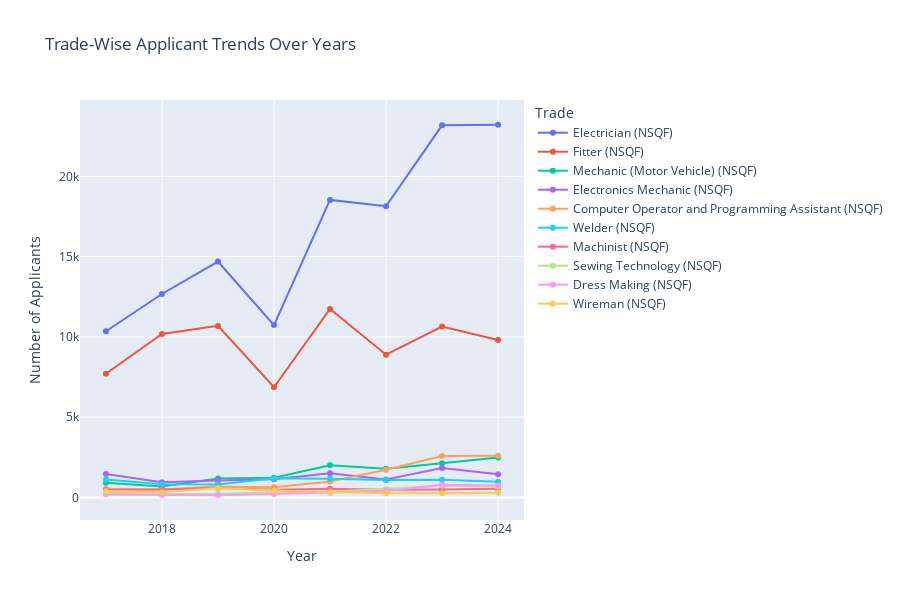

Source (notebook cell):
### Markdown cell above
## ranking trade graph

### Code cell
# Select top N trades
top_n = 10
top_trades = ranked_trade.head(top_n).set_index('Trade')

# Identify year columns
year_columns = [col for col in top_trades.columns if isinstance(col, int)]
years = sorted(year_columns)

# Create the figure
fig = go.Figure()

# Add a line for each trade
for trade in top_trades.index:
    fig.add_trace(go.Scatter(
        x=years,
        y=top_trades.loc[trade, years],
        mode='lines+markers',
        name=trade
    ))

# Customize layout
fig.update_layout(
    title="Trade-Wise Applicant Trends Over Years",
    xaxis_title="Year",
    yaxis_title="Number of Applicants",
    legend_title="Trade",
    height=600,
    hovermode="x unified"
)

#  Show the plot
fig.show()

### Figure 1 — Plotly figure (JSON) as saved in the notebook; plotly's stock layout.template omitted (floating-point values rounded to 4 significant figures)
{"data": [{"mode": "lines+markers", "name": "Electrician (NSQF)", "type": "scatter", "x": [2017, 2018, 2019, 2020, 2021, 2022, 2023, 2024], "y": [10351, 12673, 14690, 10735, 18532, 18134, 23179, 23215]}, {"mode": "lines+markers", "name": "Fitter (NSQF)", "type": "scatter", "x": [2017, 2018, 2019, 2020, 2021, 2022, 2023, 2024], "y": [7706, 10187, 10686, 6861, 11737, 8893, 10646, 9808]}, {"mode": "lines+markers", "name": "Mechanic (Motor Vehicle) (NSQF)", "type": "scatter", "x": [2017, 2018, 2019, 2020, 2021, 2022, 2023, 2024], "y": [908, 673, 1178, 1223, 2010, 1788, 2133, 2486]}, {"mode": "lines+markers", "name": "Electronics Mechanic (NSQF)", "type": "scatter", "x": [2017, 2018, 2019, 2020, 2021, 2022, 2023, 2024], "y": [1459, 952, 1052, 1135, 1507, 1114, 1838, 1446]}, {"mode": "lines+markers", "name": "Computer Operator and Programming Assistant (NSQF)", "type": "scatter", "x": [2017, 2018, 2019, 2020, 2021, 2022, 2023, 2024], "y": [499, 489, 674, 633, 997, 1722, 2579, 2591]}, {"mode": "lines+markers", "name": "Welder (NSQF)", "type": "scatter", "x": [2017, 2018, 2019, 2020, 2021, 2022, 2023, 2024], "y": [1109, 820, 812, 1194, 1166, 1079, 1096, 980]}, {"mode": "lines+markers", "name": "Machinist (NSQF)", "type": "scatter", "x": [2017, 2018, 2019, 2020, 2021, 2022, 2023, 2024], "y": [492, 486, 594, 484, 533, 474, 497, 535]}, {"mode": "lines+markers", "name": "Sewing Technology (NSQF)", "type": "scatter", "x": [2017, 2018, 2019, 2020, 2021, 2022, 2023, 2024], "y": [289, 218, 207, 329, 353, 523, 722, 665]}, {"mode": "lines+markers", "name": "Dress Making (NSQF)", "type": "scatter", "x": [2017, 2018, 2019, 2020, 2021, 2022, 2023, 2024], "y": [185, 147, 135, 214, 297, 404, 787, 735]}, {"mode": "lines+markers", "name": "Wireman (NSQF)", "type": "scatter", "x": [2017, 2018, 2019, 2020, 2021, 2022, 2023, 2024], "y": [383, 316, 590, 427, 333, 266, 264, 283]}], "layout": {"height": 600, "hovermode": "x unified", "legend": {"title": {"text": "Trade"}}, "title": {"text": "Trade-Wise Applicant Trends Over Years"}, "xaxis": {"title": {"text": "Year"}}, "yaxis": {"title": {"text": "Number of Applicants"}}}}
